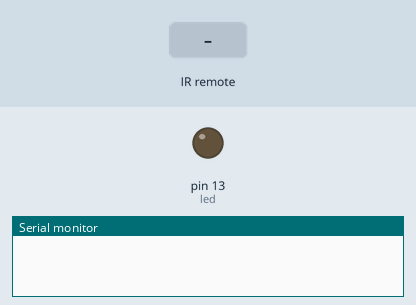
This sketch was run on a simulated Arduino Uno, built with avr-gcc and run on an emulated ATmega328P. On the bench: output pins drawn as LEDs (lit = HIGH), the last lines printed to the serial monitor. The inputs (shaded band) are chosen by the test bench.

Above: at 1.2 s.
1.3 s: infrared code 0xFFA25D received
At 2.3 s:
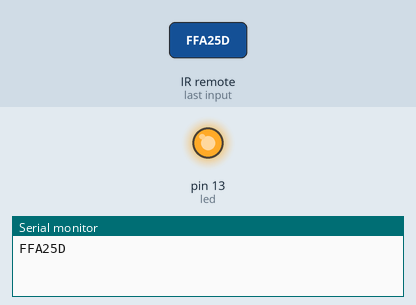
2.8 s: infrared code 0xFF629D received
At 3.4 s:
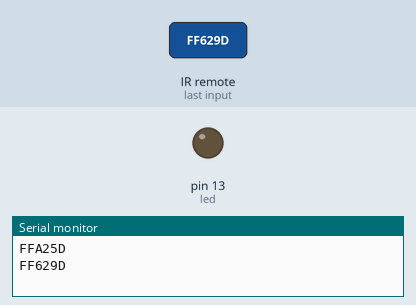
Timing chart, 0 to 5.8 s (numbered marks = the images above; inputs shaded):
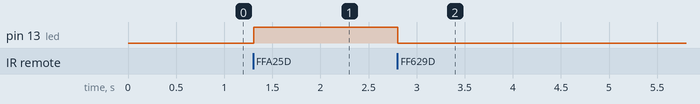

Measured:
- after the input at 1.3 s, pin 13 (led): LOW → HIGH at once
- after the input at 2.8 s, pin 13 (led): HIGH → LOW at once

The sketch:

irRemote.ino
```cpp
#include <IRremote.h>

#define led 13

int IRpin = 2;
IRrecv irrecv(IRpin);
decode_results results;


void setup() {
  pinMode (led, OUTPUT);

  Serial.begin(9600);
  irrecv.enableIRIn(); // Start the receiver
}
void loop() {
  if (irrecv.decode(&results)) {
    Serial.println(results.value, HEX); // Print the Serial 'results.value'
    delay(5);

    if (results.value == 0xFFA25D) {
      digitalWrite(led, 1);
    }
    else if (results.value == 0xFF629D) {
      digitalWrite(led, 0);
    }

    irrecv.resume();   // Receive the next value
  }
}
```
